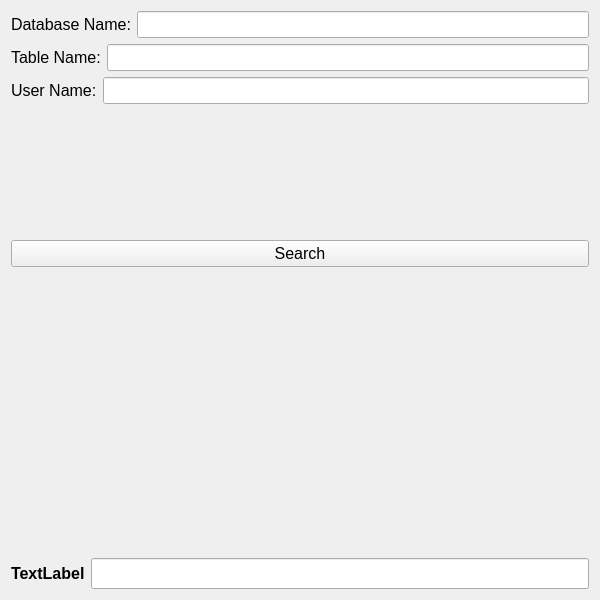
<?xml version="1.0" encoding="UTF-8"?>
<ui version="4.0">
 <class>Form</class>
 <widget class="QWidget" name="Form">
  <property name="geometry">
   <rect>
    <x>0</x>
    <y>0</y>
    <width>600</width>
    <height>600</height>
   </rect>
  </property>
  <property name="windowTitle">
   <string>Form</string>
  </property>
  <layout class="QVBoxLayout" name="verticalLayout">
   <item>
    <layout class="QHBoxLayout" name="horizontalLayout">
     <item>
      <widget class="QLabel" name="label_dbname">
       <property name="font">
        <font>
         <pointsize>12</pointsize>
        </font>
       </property>
       <property name="text">
        <string>Database Name:</string>
       </property>
      </widget>
     </item>
     <item>
      <widget class="QLineEdit" name="lineEdit_db_name">
       <property name="font">
        <font>
         <pointsize>12</pointsize>
        </font>
       </property>
      </widget>
     </item>
    </layout>
   </item>
   <item>
    <layout class="QHBoxLayout" name="horizontalLayout_2">
     <item>
      <widget class="QLabel" name="label_tblname">
       <property name="font">
        <font>
         <pointsize>12</pointsize>
        </font>
       </property>
       <property name="text">
        <string>Table Name:</string>
       </property>
      </widget>
     </item>
     <item>
      <widget class="QLineEdit" name="lineEdit_tbl_name">
       <property name="font">
        <font>
         <pointsize>12</pointsize>
        </font>
       </property>
      </widget>
     </item>
    </layout>
   </item>
   <item>
    <layout class="QHBoxLayout" name="horizontalLayout_3">
     <item>
      <widget class="QLabel" name="label_user_name">
       <property name="font">
        <font>
         <pointsize>12</pointsize>
        </font>
       </property>
       <property name="text">
        <string>User Name:</string>
       </property>
      </widget>
     </item>
     <item>
      <widget class="QLineEdit" name="lineEdit_user_name">
       <property name="font">
        <font>
         <pointsize>12</pointsize>
        </font>
       </property>
      </widget>
     </item>
    </layout>
   </item>
   <item>
    <spacer name="verticalSpacer">
     <property name="orientation">
      <enum>Qt::Vertical</enum>
     </property>
     <property name="sizeHint" stdset="0">
      <size>
       <width>20</width>
       <height>40</height>
      </size>
     </property>
    </spacer>
   </item>
   <item>
    <widget class="QPushButton" name="pushButton">
     <property name="font">
      <font>
       <pointsize>12</pointsize>
      </font>
     </property>
     <property name="text">
      <string>Search</string>
     </property>
    </widget>
   </item>
   <item>
    <spacer name="verticalSpacer_2">
     <property name="orientation">
      <enum>Qt::Vertical</enum>
     </property>
     <property name="sizeHint" stdset="0">
      <size>
       <width>20</width>
       <height>40</height>
      </size>
     </property>
    </spacer>
   </item>
   <item>
    <widget class="QLabel" name="label_result">
     <property name="font">
      <font>
       <pointsize>12</pointsize>
       <weight>75</weight>
       <bold>true</bold>
      </font>
     </property>
     <property name="text">
      <string/>
     </property>
    </widget>
   </item>
   <item>
    <spacer name="verticalSpacer_3">
     <property name="orientation">
      <enum>Qt::Vertical</enum>
     </property>
     <property name="sizeHint" stdset="0">
      <size>
       <width>20</width>
       <height>40</height>
      </size>
     </property>
    </spacer>
   </item>
   <item>
    <layout class="QHBoxLayout" name="horizontalLayout_4">
     <item>
      <widget class="QLabel" name="label_password">
       <property name="font">
        <font>
         <pointsize>12</pointsize>
         <weight>75</weight>
         <bold>true</bold>
        </font>
       </property>
       <property name="text">
        <string>TextLabel</string>
       </property>
      </widget>
     </item>
     <item>
      <widget class="QLineEdit" name="lineEdit_password">
       <property name="font">
        <font>
         <pointsize>14</pointsize>
        </font>
       </property>
      </widget>
     </item>
    </layout>
   </item>
  </layout>
 </widget>
 <resources/>
 <connections/>
</ui>
